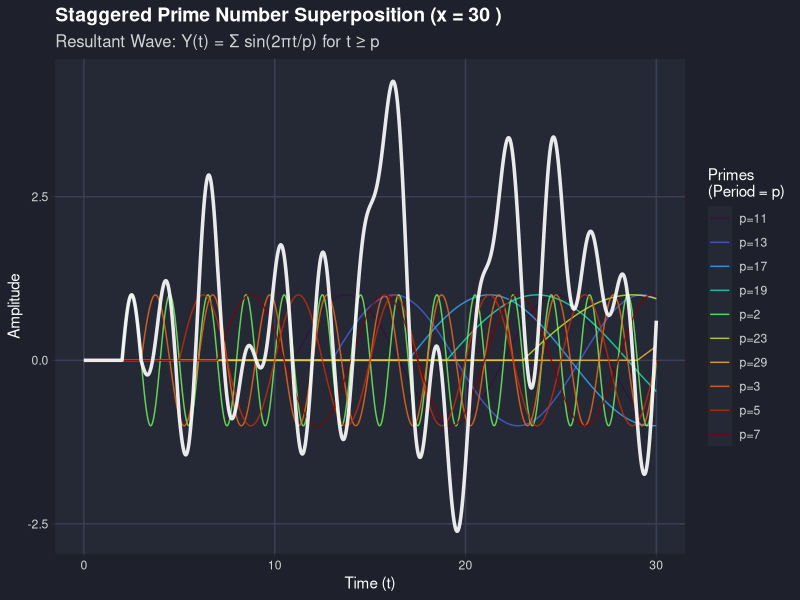

This chart was generated by the following R code:
# Original user-supplied R visualization, 2026-10-11.
# This is a schematic additive prime-period superposition, NOT the Euler
# Mobius field or Perron's logarithmic-frequency expansion.
library(ggplot2)
library(tidyr)

x_val <- 30

get_primes <- function(n) {
  if (n < 2) return(numeric(0))
  p <- 2:n
  primes <- c()
  while (length(p) > 0) {
    prime <- p[1]
    primes <- c(primes, prime)
    p <- p[p %% prime != 0]
  }
  return(primes)
}

primes <- get_primes(x_val)
t <- seq(0, x_val, length.out = 15000)
wave_data <- data.frame(t = t)
for (p in primes) {
  wave_data[[paste0("p=", p)]] <- ifelse(
    t >= p, sin(2 * pi * (1/p) * t), 0
  )
}
wave_data$Superposition <- rowSums(wave_data[, -1])
wave_long <- pivot_longer(
  wave_data, cols = -t, names_to = "Wave", values_to = "Amplitude"
)
prime_waves <- wave_long[wave_long$Wave != "Superposition", ]
super_wave <- wave_long[wave_long$Wave == "Superposition", ]

ggplot() +
  geom_line(data = prime_waves, aes(x = t, y = Amplitude, color = Wave),
            linewidth = 0.5, alpha = 0.8) +
  geom_line(data = super_wave, aes(x = t, y = Amplitude),
            color = "white", linewidth = 1.2, alpha = 0.9) +
  scale_color_viridis_d(option = "turbo") +
  theme_dark() +
  labs(
    title = paste("Staggered Prime Number Superposition (x =", x_val, ")"),
    subtitle = "Resultant Wave: Y(t) = Σ sin(2πt/p) for t ≥ p",
    x = "Time (t)", y = "Amplitude", color = "Primes\n(Period = p)"
  ) +
  theme(
    plot.title = element_text(color = "white", size = 14, face = "bold"),
    plot.subtitle = element_text(color = "lightgrey", size = 12),
    plot.background = element_rect(fill = "#1e212b", color = NA),
    panel.background = element_rect(fill = "#252936", color = NA),
    panel.grid.major = element_line(color = "#3a4053", linewidth = 0.5),
    panel.grid.minor = element_blank(),
    axis.text = element_text(color = "lightgrey"),
    axis.title = element_text(color = "white"),
    legend.background = element_rect(fill = "#1e212b"),
    legend.text = element_text(color = "lightgrey"),
    legend.title = element_text(color = "white")
  )
